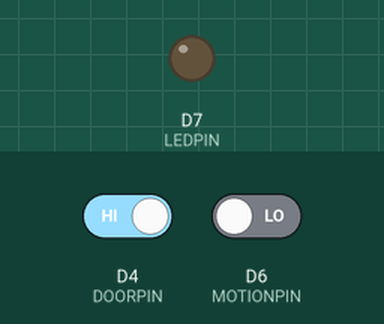
A sketch run on a simulated Particle Photon. Parts: output pins drawn as LEDs (lit = HIGH). Inputs (shaded band) come from the test bench; at power-on: D4 (DOORPIN) HIGH, D6 (MOTIONPIN) LOW.

Above: at 1.2 s.
1.3 s: D4 (DOORPIN) driven LOW
At 2.2 s:
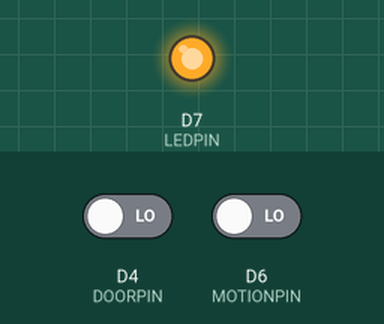
2.8 s: D4 (DOORPIN) driven HIGH
At 3.3 s:
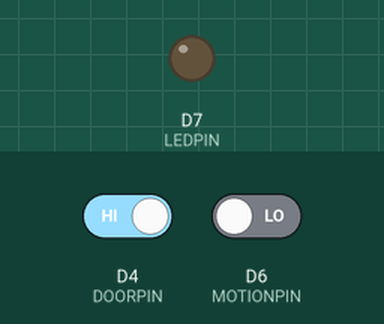
Timing chart, 0 to 5.8 s (numbered marks = the images above; inputs shaded):
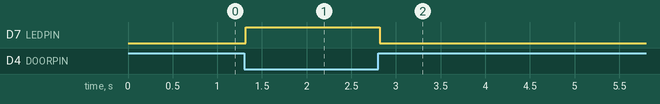

The sketch:

SM_PROD_sensors.ino
```cpp
/*
    Technology Incubator IoT Hackathon
    Winthrop University - Spring 2018

    Smart Map Project (2/2)
    This code was used for the photons using the door sensors. The photon sends data of whether or not the sensor went off for the smart map photon to grab it and adjust the map accordingly.
*/

#define LEDPIN D7
#define MOTIONPIN D6
#define DOORPIN D4

int motionSensorState = 0, lastMotionState=0;
int doorSensorState = 0, lastDoorState=0;

void setup() {
  pinMode(LEDPIN, OUTPUT);
  pinMode(DOORPIN, INPUT_PULLUP);
  pinMode(MOTIONPIN, INPUT);

}

void loop() {
  motionSensorState = digitalRead(MOTIONPIN);
  doorSensorState = digitalRead(DOORPIN);

  //Serial.println(sensorState);

/*  if (motionSensorState == LOW) {
    digitalWrite(LEDPIN, HIGH);
  }
  else {
    digitalWrite(LEDPIN, LOW);
  }

  if (doorSensorState == LOW) {
    digitalWrite(LEDPIN, HIGH);
  }
  else {
    digitalWrite(LEDPIN, LOW);
  }
  */


  if (motionSensorState && !lastMotionState) {

  }
  if (!motionSensorState && lastMotionState) {

//    Particle.publish("motion", "fishbowl");
      Particle.publish("motion", "bathroom door");
  }

  lastMotionState = motionSensorState;


  if (doorSensorState && !lastDoorState) {
//      Particle.publish("door", "fishbowl open");
        Particle.publish("door", "bathroom door open");
      digitalWrite(LEDPIN, LOW);
  }
  if (!doorSensorState && lastDoorState) {
//       Particle.publish("door", "fishbowl closed");
        Particle.publish("door", "bathroom door closed");
       digitalWrite(LEDPIN, HIGH);
  }

  lastDoorState = doorSensorState;


}  // end loop
```

Measured:
- after the input at 1.3 s, D7 (LEDPIN): LOW → HIGH at once
- after the input at 2.8 s, D7 (LEDPIN): HIGH → LOW at once
